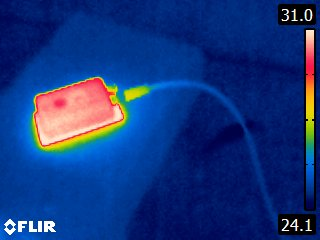
#> input picture PerspectiveTransform/test_0111/FLIR0100.jpg, 320 x 240 px
$ python perspect_transform.py
#> lines starting #> are read from the running program, lines starting #| are printed output that depends on the picture
import cv2
import numpy as np
from argparse import ArgumentParser
from datetime import datetime
import sys


def get_parser():
    '''
    --img1 : thermal image (keyhole)
    --img2 : visible image (key)
    --output : path of output image(blend of distort img2 and img1)
    --width  : width of output
    --height : height of output
    --byhand : wether to choose points by hand(mouse)
    '''
    dt = datetime.now()
    ts = datetime.timestamp(dt)

    parser = ArgumentParser(description='my description')
    parser.add_argument('--img1', type=str, default="test_0111/FLIR0100.jpg", help="img1 for thermal image")
    parser.add_argument('--img2', type=str, default="test_0111/FLIR0101.jpg", help="img2 for visible image")
    parser.add_argument('--output', type=str, default="test_result/result.jpg")
    parser.add_argument('--width', type=int, default=640, help="crop width, crop center")
    parser.add_argument('--height', type=int, default=480, help="crop height, crop center")
    parser.add_argument('--byhand', action='store_true')
    parser.add_argument('--autowh', action='store_true')

    return parser

class DrawPointWidget(object):

    def __init__(self, img, is_vis):
        self.image = img
        self.clone = self.image.copy()
        cv2.namedWindow('image')
        # check if image is visible image
        if is_vis:
            cv2.setMouseCallback('image', self.draw_visible)
        else:
            cv2.setMouseCallback('image', self.draw_thermal)

    # [69 lines left out: functions draw_visible, draw_thermal, not called in this run]

    def show_image(self):
        return self.clone

if __name__=="__main__":
    ### Get parser
    parser = get_parser()
    args = parser.parse_args()
    img_ther = cv2.imread(args.img1) # size=(320,240)
#> img_ther is the input picture: shape (240, 320, 3); mean B, G, R 124.2, 53.9, 21.8
    img_vis = cv2.imread(args.img2) # size=(640,480)
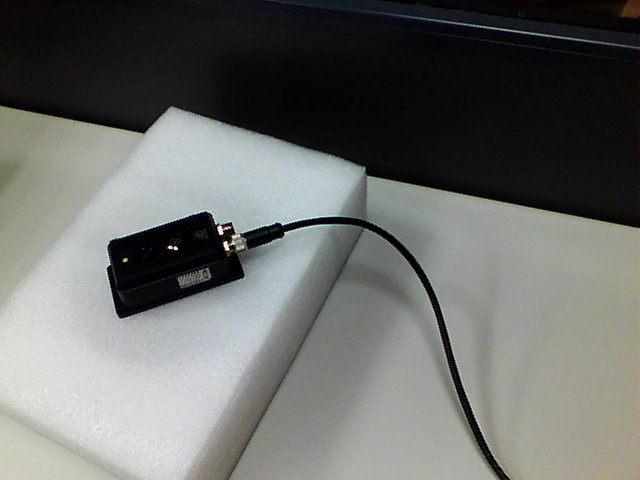
#> input picture PerspectiveTransform/test_0111/FLIR0101.jpg, 640 x 480 px
#> img_vis is the input picture: shape (480, 640, 3); mean B, G, R 105.8, 109.2, 107.3

    if args.autowh:
        print("autowh")
        width, height = img_vis.shape[1], img_vis.shape[0]
    else:
        width, height = args.width, args.height
    img_ther = cv2.resize(img_ther, (width,height), interpolation=cv2.INTER_AREA)
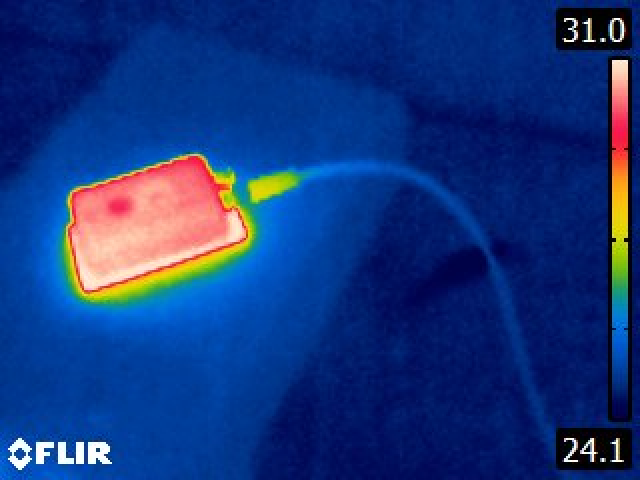
#> img_ther: shape (480, 640, 3); mean B, G, R 124.2, 53.9, 21.8

    # img_vis = img_vis[88:88+384, 52:52+512]
    # img_vis_sm = cv2.resize(img_vis, (width,height), None)
    img_blend = cv2.addWeighted(img_vis, 0.4, img_ther, 0.8, 0.0)
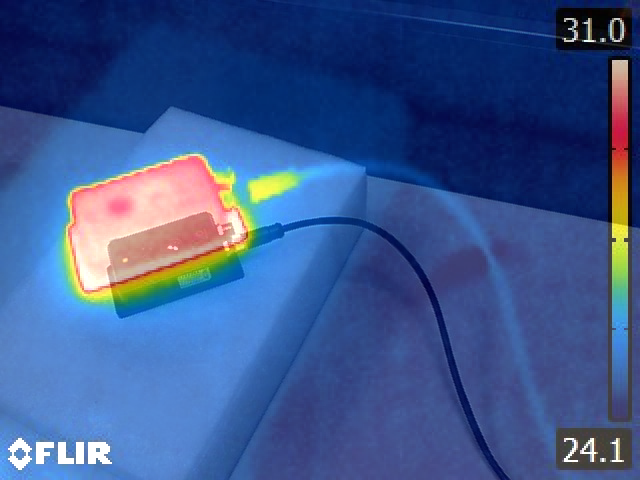
#> img_blend: shape (480, 640, 3); mean B, G, R 141.5, 86.6, 59.6
    cv2.imwrite("test_result/normal_blend.jpg", img_blend)

    ### Get points
    points = []
    draw_vis_widget = DrawPointWidget(img_vis, is_vis=True)
    coordinates = (-1,-1)
    coordinates_start = (-1,-1)

    while True:
        cv2.imshow('image', draw_vis_widget.show_image())
        key = cv2.waitKey(1)
#> (key q is pressed here)

        # Close program with keyboard 'q'
        if (key == ord('q') or key == ord(' ')):
            cv2.destroyAllWindows()
            # cv2.imwrite("drawline_ch05.jpg", draw_point_widget.show_image())
            break

    img_ther = cv2.resize(img_ther.copy(), (img_vis.shape[1], img_vis.shape[0]), interpolation=cv2.INTER_AREA)
    ther_clone = img_ther.copy()
    vis_points = points.copy()
    coordinates = (-1,-1)
    coordinates_start = (-1,-1)
    # draw rect of the visible image
#> (the run stopped early here; a loop or call above may not have finished)
